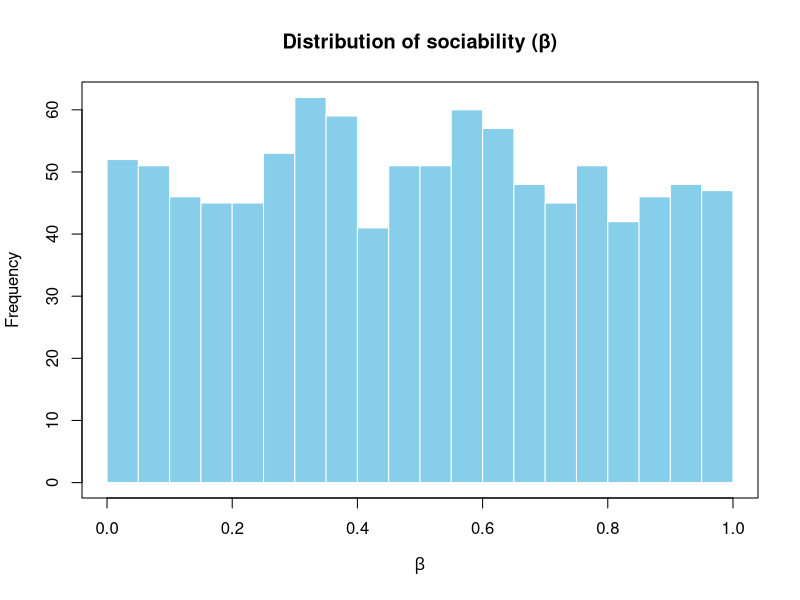
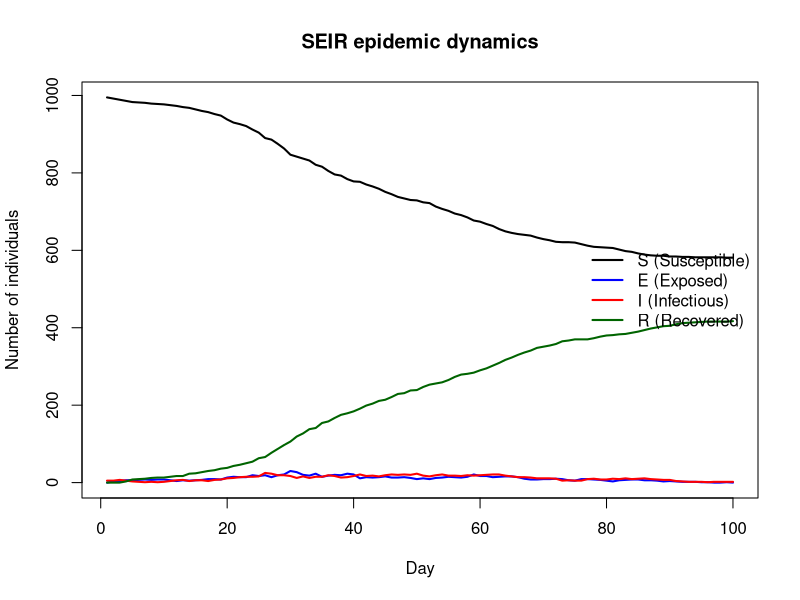
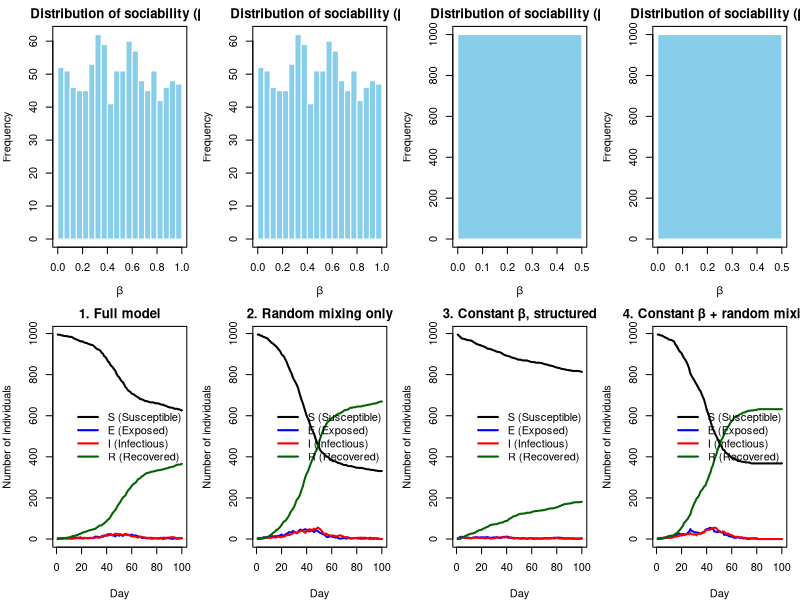

Reproduce these figures in R, in order.
# Background:
# This code implements a socially structured SEIR (Susceptible–Exposed–Infectious–Recovered) epidemic model that extends the basic 
# SEIR framework by incorporating household and network-based contact structures. Each individual belongs to a household and has a 
# set of regular social contacts, making infection more likely within these groups than through random mixing. The model simulates 
# epidemic dynamics over time based on parameters governing infection, exposure, and recovery rates. It enables comparison between 
# scenarios with and without social structure to study how household clustering and contact networks influence the spread and size 
# of epidemics.

# Code Structure Overview:
# 1. Initialize population: set total size n, assign individuals to households h with random sizes.
# 2. Build contact network: use get.net() to create non-household social links based on sociability beta.
# 3. Run SEIR simulation: use nseir() to model daily transitions (S→E→I→R) through household, contact, and random mixing infections.
# 4. Visualize results: use plot_nseir() to show sociability distribution and SEIR dynamics.
# 5. Compare scenarios and interpret: analyze how household and network structures affect epidemic spread versus random mixing.

# Contribution of each group member:
# Zixuan Qiu s2777279: Implemented SEIR simulation (nseir) (~33%)
# Fengyu Shen s2798951: Built household assignments & contact networks (~33%)
# Jianru Guo s2806788: Visualization and scenario comparison (~33%)

# GitHub Link: 
# --------------------------------------------------------------------



#Assuming the population size n = 1000 and the maximum household size is 5
n<-1000

#First, we need to create a vector "h" (length of h = n) to show which household each person belongs to.
#use set.seed() function to make sure every time we run this code, we will get the same "h"
set.seed(111) 
h <- rep(1:n, times = sample(1:5, n, replace = TRUE))[1:n]
#sample() is used to randomly get 1000 house sizes which ranges from 1 to 5 based on uniform distribution
#We then use the result of sample() as the "times" parameter of rep() to assign household ID to each person
#After repeating, the result may be more than 1000 since sizes are random between 1 and 5.We only keep the first 1000 people.

#Then we move to construct a function get.net(beta,h,nc) to show the possible social contact network among individuals in the population.
#get.net(beta,h,nc) takes the "sociability" parameter vector "beta", the household belonging vector "h" and the average number of 
#contacts per person "nc" (here we set nc to 15) as inputs.
#get.net(beta,h,nc) will return a list that indicates the indices of the regular (non-household) contacts of each person.
#the probability of having a link between person i and person j is calculated by "nc*beta[i]*beta[j]/((mean of beta)^2*(n-1))".
get.net <- function(beta,h,nc = 15){
  #redefine "n" inside the function to improve robustness
  n<-length(beta)
  
  #given the "sociability" parameter vector "beta", we can calculate its mean "avg_beta".
  avg_beta <- mean(beta)
  
  #create an nxn matrix P to save the probabilities of having a link between each pair of people
  #here we initialize nxn matrix P with 3(this value is arbitrary) instead of "NA" to make following check "P[i,j] != 0" proceed smoothly.
  P<-matrix(3,nrow = n, ncol = n)
  #create an nxn empty matrix and an empty list to save final results
  R<-matrix(,nrow = n, ncol = n)
  l<-list()
  
  P[outer(h,h,FUN = "==")]<-0
  #outer() is used to apply function "FUN = "=="" to every pair (h[i], h[j]) (i,j=1,2,..n) and will return an n×n logical matrix.
  #if h[i] = h[j] (i,j=1,2,..n), it indicates that person i either is the person j (the same person) or person i and j belong to the same household.
  #In this case, we will set the corresponding values to 0 because we only care about the non-household contacts of person i.
  
  #since the network we considered here is undirected, matrix P is theoretically symmetric.
  #to reduce the time of running this function, we only calculate the upper triangle of P and set all entries in the lower triangle to 0. 
  P[lower.tri(P)]<-0
  
  #loop through the upper triangle of matrix P
  for (i in 1:n){
    for (j in i:n){ 
      #if person i and j don't belong to the same household, we will calculate the probability of having a link between them based on the formula.
      if (P[i,j] != 0){
        P[i,j]<-nc*beta[i]*beta[j]/(avg_beta^2*(n-1))      
        #note that, in some extreme cases, the calculated probability value may be larger than 1, but it won't affect the final result
      }
    }
  }
  
  for (k in 1:n){ 
    #For each row in the upper triangle of matrix P, we create a random number vector "s" of the corresponding length
    s<-runif(n+1-k, min=0, max=1) 
    #if one entry in the upper triangle of matrix P equals 0, we will also set the corresponding value in "s" to 0 to avoid comparing.
    s[P[k,c(k:n)]==0]<-0 

    #Only when the connection probability between the two people exceeds the corresponding value of "s" do we regard a link as present, 
    #i.e. the two individuals are each other's regular contacts, and we record this case as 1. Otherwise, we record as 0.
    P[k,c(k:n)][P[k,c(k:n)]>s]<-1
    P[k,c(k:n)][P[k,c(k:n)]<=s]<-0
  }
  
  #use t() to transpose the upper triangle of P and further derive the full matrix R
  R<-P+t(P)
  
  #looping through every row of R, we can find the indices of value 1 (i.e. the regular contacts of each person) by using which()
  for (m in 1:n){
    l[[m]]<-c(which(R[m,]==1))
  }
  
  #return list "l"---the ith element of which is a vector of the indices of the regular (non-household) contacts of person i; 
  # "integer(0)" means this person has no contact.
  return(l)
}


# nseir function:
# Arguments:
#   beta   - sociability parameter for each person
#   h      - household ID for each person
#   alink  - list of contact indices for each person
#   alpha  - infection probabilities [household, contacts, random mixing]
#   gamma  - daily probability E->I (default 0.2)
#   delta  - daily probability I->R (default 0.4)
#   nc     - average contacts per person (default 15)
#   nt     - days to simulate (default 100)
#   pinf   - initial infection proportion (default 0.005)
#
# Returns:
#   List of daily counts: S, E, I, R, and time vector t
#
# Process:
#   Each day: record counts, transition states (E->I, I->R), then spread
#   infection via households, contacts, and random mixing

nseir <- function(beta,h,alink,alpha=c(.1,.01,.01),
                  delta=.2,gamma=.4,nc=15, nt = 100,pinf = .005){
  n <- length(beta)
  beta_bar <- mean(beta)
  
  # Extract infection probabilities
  alpha_h <- alpha[1]  # household
  alpha_c <- alpha[2]  # contacts
  alpha_r <- alpha[3]  # random mixing
  
  # Initialize states: 1=S, 2=E, 3=I, 4=R
  # All people are susceptible(S=1) at the beginning
  state <- rep(1, n)
  
  # Randomly select pinf proportion to start infected (state change to 3)
  # Use max() to ensure at least 1 infected
  n_initial <- max(1, round(n * pinf))
  initial_infected <- sample(n, n_initial)
  state[initial_infected] <- 3
  
  # Storage for daily counts of all states
  S <- numeric(nt)
  E <- numeric(nt)
  I <- numeric(nt)
  R <- numeric(nt)
  
  day <- 1
  while (day <= nt) {
    # main loop: Record current state counts
    S[day] <- sum(state == 1)
    E[day] <- sum(state == 2)
    I[day] <- sum(state == 3)
    R[day] <- sum(state == 4)
    
    u <- runif(n)
    
    # state transitions using logical indexing
    state[state == 2 & u < gamma] <- 3   # E -> I
    state[state == 3 & u < delta] <- 4   # I -> R
    
    infected_idx <- which(state == 3)
    i_idx <- 1
    
    # Process infections (S -> E)
    # Need to loop through infected individuals
    while (i_idx <= length(infected_idx)) {
      i <- infected_idx[i_idx]
      
      # 1. Household infections
      # find the infectious people who live in the same household as person i 
      household_susceptible <- which(h == h[i] & state == 1 & (1:n) != i)
      if (length(household_susceptible) > 0) {
        u_h <- runif(length(household_susceptible))
        state[household_susceptible[u_h < alpha_h]] <- 2
      }
      
      # 2. Network contact infections
      # find the contacts of person i, who are also infectious
      contacts_i <- alink[[i]]
      
      if (length(contacts_i) > 0) {
        susceptible_contacts <- contacts_i[state[contacts_i] == 1]
        if (length(susceptible_contacts) > 0) {
          u_c_sub <- runif(length(susceptible_contacts))
          state[susceptible_contacts[u_c_sub < alpha_c]] <- 2
        }
      }
      
      # 3. Random mixing infections
      susceptible_idx <- which(state == 1)
      if (length(susceptible_idx) > 0) {
        p_infect <- (alpha_r * nc * beta[i] * beta[susceptible_idx]) / 
          (beta_bar^2 * (n - 1))
        u_r <- runif(length(susceptible_idx))
        state[susceptible_idx[u_r < p_infect]] <- 2
      }
      i_idx <- i_idx + 1
    }
    day <- day + 1
  }
  return(list(S = S, E = E, I = I, R = R, t = 1:nt))
}

#Visualize the SEIR epidemic simulation :
#show the distribution of beta: indicate how socially active different people are
#show the time evolution of the epidemic: indicate how the numbers of each status change over time
#compare four versions of SEIR model 

#generate one random number between 0 and 1 for each person
beta <- runif(n, 0, 1)
# generate the list that gives the indices of ith regular contacts
alink <- get.net(beta, h, nc = 15)
# generate a list containing time series vectors for S, E, I, R, t 
epi <- nseir(beta, h, alink)

# Full model
epi_full <- nseir(beta, h, alink, alpha = c(0.1, 0.01, 0.01))

# only Random-mixing
epi_random <- nseir(beta, h, alink, alpha = c(0, 0, 0.04))

# full model with Constant beta
beta_const <- rep(mean(beta), n)
epi_const <- nseir(beta_const, h, alink, alpha = c(0.1, 0.01, 0.01))

# Constant bet + Random mixing
epi_const_random <- nseir(beta_const, h, alink, alpha = c(0, 0, 0.04))

#add the sociability vector beta into the result list to draw the histogram 
epi$beta <- beta 

epi_full$beta <- beta
epi_random$beta <- beta
epi_const$beta <- beta_const
epi_const_random$beta <- beta_const

plot_nseir<- function(epi, main = "SEIR epidemic dynamics") {
  #first set up the plotting window
  #par(mfrow = c(1, 2), mar = c(4, 4, 2, 1))
  
  #left panel is the histogram of the sociability distribution beta
  #in this plot, flat histogram represents relatively mixed sociability
  #narrow histogram indicates relatively similar sociability
  hist(epi$beta,
       breaks = 20, col = "skyblue",#number of histogram bins and the color
       xlab = expression(beta),#x-axis
       main = "Distribution of sociability (β)",#title
       border = "white")#remove bar borders
  box()#draw box around the plot
  
  #right panel: SEIR time series dynamics
  #This plot shows how the epidemic evolves in the population( with the number of S, E, I, R over the time period)
  ymax <- max(epi$S, epi$E, epi$I, epi$R)
  #first plot the curve for S
  plot(epi$t, epi$S, type = "l", lwd = 2, col = "black",
       ylim = c(0, ymax), xlab = "Day", ylab = "Number of individuals",
       main = main)
  #add E, I, R into the plot with different colors
  lines(epi$t, epi$E, lwd = 2, col = "blue")
  lines(epi$t, epi$I, lwd = 2, col = "red")
  lines(epi$t, epi$R, lwd = 2, col = "darkgreen")
  
  legend("right",
         legend = c("S (Susceptible)", "E (Exposed)",
                    "I (Infectious)", "R (Recovered)"),
         col = c("black", "blue", "red", "darkgreen"),
         lwd = 2, bty = "n")
}
plot_nseir(epi)
#plot 4 scenarios next to each other
par(mfcol = c(2, 4), mar = c(4, 4, 2, 1))  
plot_nseir(epi_full, main = "1. Full model")
plot_nseir(epi_random, main = "2. Random mixing only")
plot_nseir(epi_const, main = "3. Constant β, structured")
plot_nseir(epi_const_random, main = "4. Constant β + random mixing")

#Conclusion:
#Comparing model 1 with model 2, model 3 with model 4, the inclusion of household and network structure slow down the spread of infection. 
#Households and network structure separate people in groups that limiting the opportunity for the epidemic to spread.
#For random mixing, anyone in the population can be contacted by an infectious person, so the transmission is faster, which increase the epidemic peak.
#So considering househode and network structure would make predicted epidemic grows slower with smaller epidemic peak than considering only random mixing.




